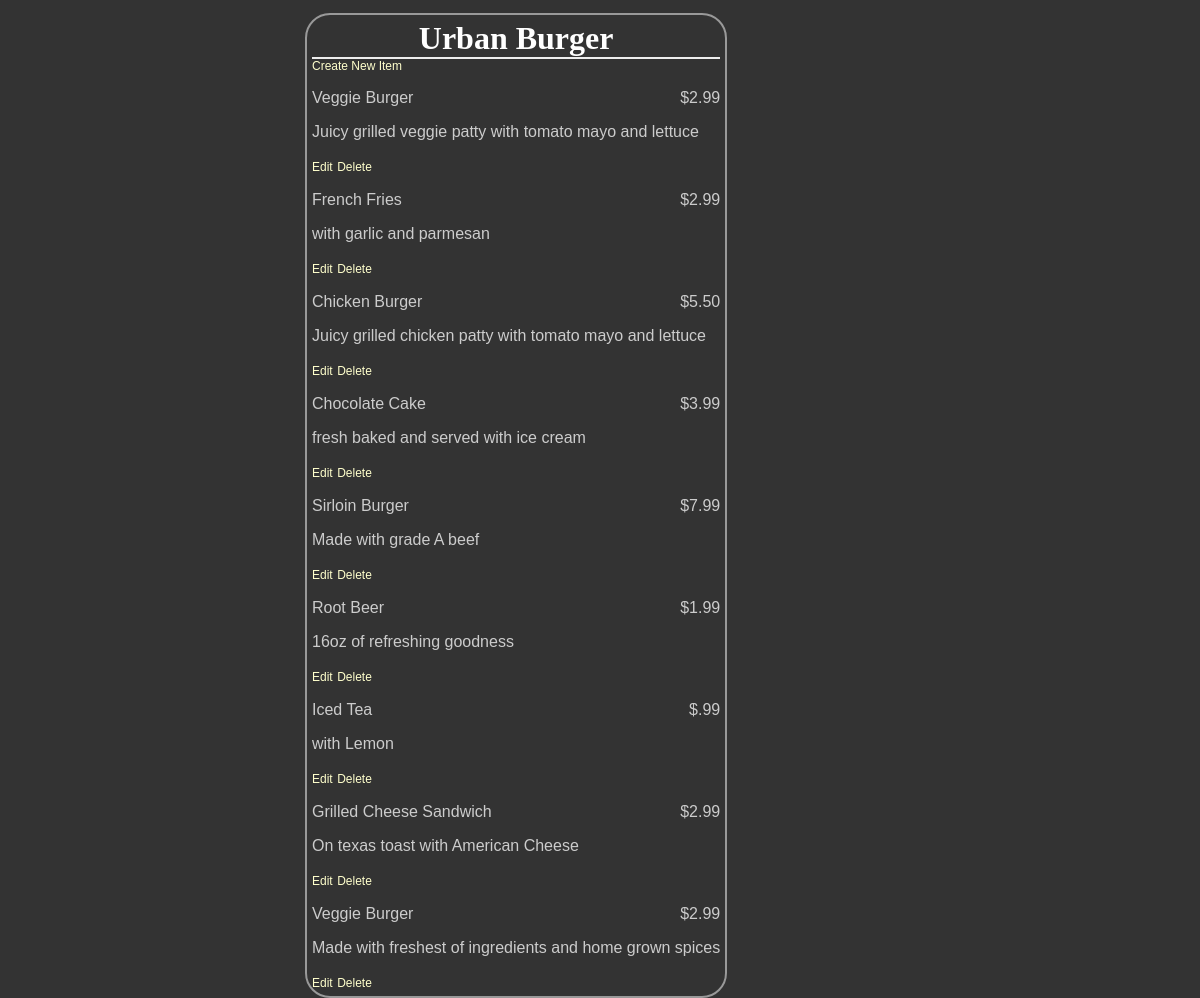
Page /restaurants/1/menu on the committed database.
### 3_webserver_flask/database_setup.py (models this page shows, shortened)
class Restaurant(Base):
    __tablename__ = 'restaurant'
    id = Column(Integer, primary_key=True)
    name = Column(String(250), nullable=False)

class MenuItem(Base):
    __tablename__ = 'menu_item'
    name = Column(String(80), nullable=False)
    id = Column(Integer, primary_key=True)
    description = Column(String(250))
    price = Column(String(8))
    course = Column(String(250))
    restaurant_id = Column(Integer, ForeignKey('restaurant.id'))
    restaurant = relationship(Restaurant)

### 3_webserver_flask/project.py (the view)
@app.route('/')
@app.route('/restaurants/<int:restaurant_id>/menu')
def restaurantMenu(restaurant_id):
    restaurant = session.query(Restaurant).filter_by(id=restaurant_id).one()
    items = session.query(MenuItem).filter_by(restaurant_id=restaurant_id)
    return render_template(
        'menu.html', restaurant=restaurant, items=items, restaurant_id=restaurant_id)

### 3_webserver_flask/templates/menu.html (shortened to what this page needs)
<html>
<head>
	<link rel=stylesheet type=text/css href="{{ url_for('static', filename='styles.css') }}">
	</head>
	<body>
	<div class = 'pane'>
		<div class = 'header'>
		<h1>{{ restaurant.name }}</h1>
	</div>
	<a href = '{{url_for('newMenuItem', restaurant_id = restaurant.id) }}'>Create New Item</a>
		{% for i in items %}
    <div class = 'nameAndPrice'>
		<span class = 'name'><p>{{i.name}}</p></span>
		<span class = 'price'>
		<p>{{i.price}} </p>
	</span>
	</div>
	<div class = 'description'>
		<p>{{i.description}}</p>
	</div>
	<div class = "editdeletepane">
	<a href='{{url_for('editMenuItem',restaurant_id = restaurant.id, menu_id=i.id)}}' >Edit</a>
	<a href='{{url_for('deleteMenuItem', restaurant_id = restaurant.id, menu_id=i.id)}}' >
	Delete</a>
	</div>
		{% endfor %}
</div>
	</body>
</html>

### 3_webserver_flask/static/styles.css (style rules this page uses)
body { font-family: sans-serif; background-image: url('img3.jpg'); background-color: #333333 }
h1, h2, h3, h4 { color: #FFFFFF; }
h1, h2 { font-family: 'Georgia', serif; margin: 0; }
h1 { border-bottom: 2px solid #eee; }
p, dd, dt { color: #CCCCCC; }
a { text-decoration: none; color:#FFFFCC; font-size: .75em; }
.pane { position:absolute; left: 25%; border: 2px solid; border-radius: 25px; padding: 5px; margin: 5px; border-color: #999999; background-color: #333333 }
.header { left:50%; text-align: center; }
.name { width:50%;display: inline-block; float: left; }
.price { text-align: right; width:50%; float: right; }

### rows in the picture
Restaurant: name "Urban Burger"
MenuItem: name "Veggie Burger", price "$2.99", description "Juicy grilled veggie patty with tomato mayo and lettuce"
MenuItem: name "French Fries", price "$2.99", description "with garlic and parmesan"
MenuItem: name "Chicken Burger", price "$5.50", description "Juicy grilled chicken patty with tomato mayo and lettuce"
MenuItem: name "Chocolate Cake", price "$3.99", description "fresh baked and served with ice cream"
MenuItem: name "Sirloin Burger", price "$7.99", description "Made with grade A beef"
MenuItem: name "Root Beer", price "$1.99", description "16oz of refreshing goodness"
MenuItem: name "Iced Tea", price "$.99", description "with Lemon"
MenuItem: name "Grilled Cheese Sandwich", price "$2.99", description "On texas toast with American Cheese"
MenuItem: name "Veggie Burger", price "$2.99", description "Made with freshest of ingredients and home grown spices"
